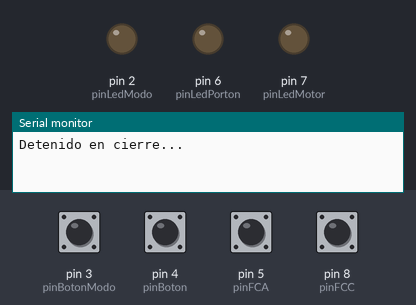
Simulated run of this sketch. Board: Arduino Uno, built with avr-gcc and run on an emulated ATmega328P. Shown: output pins drawn as LEDs (lit = HIGH), the last lines printed to the serial monitor. The inputs (shaded band) are chosen by the test bench; at power-on: pin 3 (pinBotonModo), pin 4 (pinBoton), pin 5 (pinFCA), pin 8 (pinFCC) HIGH.

Above: at 1.2 s.
1.3 s: pin 4 (pinBoton) pulled LOW for 0.15 s
At 2.6 s:
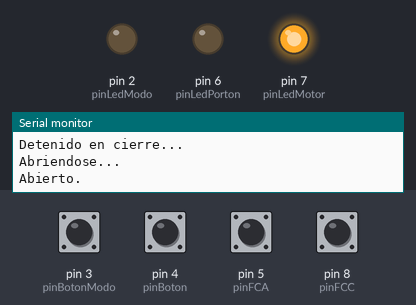
3.0 s: pin 3 (pinBotonModo) pulled LOW for 0.15 s
At 3.4 s:
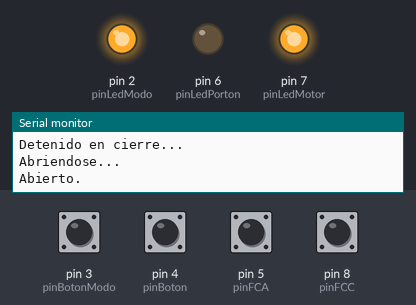
4.6 s: pin 4 (pinBoton) pulled LOW for 1 s
At 6.0 s:
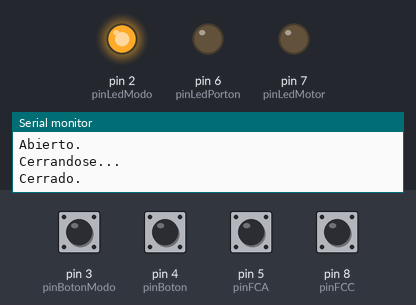
7.1 s: pin 4 (pinBoton) pulled LOW for 0.15 s
At 7.27 s:
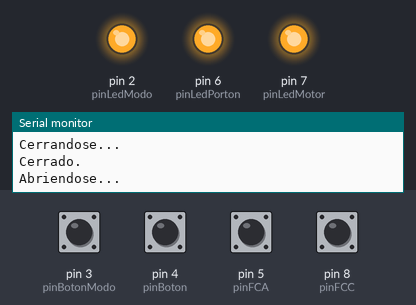
8.8 s: pin 3 (pinBotonModo) pulled LOW for 1 s
At 10.1 s:
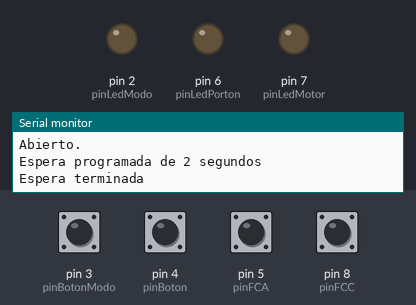
Timing chart, 0 to 11.8 s (numbered marks = the images above; inputs shaded):
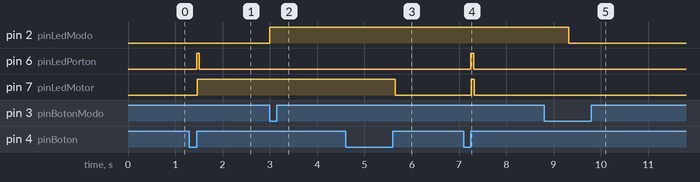

Measured:
- after the input at 1.3 s, pin 6 (pinLedPorton): LOW → HIGH after 0.15 s, → LOW 0.06 s later; pin 7 (pinLedMotor): LOW → HIGH after 0.16 s
- after the input at 3.0 s, pin 2 (pinLedModo): LOW → HIGH at once
- after the input at 4.6 s, pin 7 (pinLedMotor): HIGH → LOW after 1.1 s
- after the input at 7.1 s, pin 6 (pinLedPorton): LOW → HIGH after 0.15 s, → LOW 0.06 s later; pin 7 (pinLedMotor): LOW → HIGH after 0.16 s, → LOW 0.06 s later
- after the input at 8.8 s, pin 2 (pinLedModo): HIGH → LOW after 0.52 s

The sketch:

porton.ino
```cpp
#include <RCSwitch.h>

#define CODIGO 16242856
#define INTERVALO 2000
long dato;
bool estado = false;
bool codigoValido = false;
unsigned long tiempoAnterior;

const int pinBotonModo = 3;     // El número del pin del botón
const int pinLedModo = 2;       // El número del pin del LED
int estadoBotonModo = 0;        // Variable para leer el estado del botón
int estadoBoton = 0;            // Variable para leer el estado del botón
bool modoManual = true;         // Empieza en modo manual
const int pinBoton = 4;         // El número del pin del botón apertura/cierre
const int pinLedPorton = 6;     // El número del pin del LED de dirección
const int pinLedMotor = 7;      // El número del pin del LED de activación del motor
const int pinFCC = 8;           // El número del pin del interruptor FCC
const int pinFCA = 5;           // El número del pin del interruptor FCA
int ultimoEstadoBotonModo = 0;  // Variable para el último estado del botón
int ultimoEstadoBoton = 0;      // Variable para el último estado del botón
bool ledEncendido = false;      // Indica si algún LED está encendido
int estadoGeneral = 3;          // Estado general del portón
int estadoGeneralTemp = 3;      // Estado general del portón
// 0 cerrado
// 1 abierto
// 2 abriéndose
// 3 cerrándose
// 4 detención en apertura
// 5 detención en cierre
unsigned long tiempoInicio = 0;           // Almacena el tiempo en el que el LED fue encendido
const unsigned long duracionLed = 2000;   // Duración del LED encendido en milisegundos
int banderaAntiRebote = 0;

void setup() {
  Serial.begin(9600);
  pinMode(pinBotonModo, INPUT_PULLUP);
  pinMode(pinLedModo, OUTPUT);
  pinMode(pinBoton, INPUT_PULLUP);
  pinMode(pinLedPorton, OUTPUT);
  pinMode(pinLedMotor, OUTPUT);
  pinMode(pinFCC, INPUT_PULLUP);  // FCC inicialmente HIGH
  pinMode(pinFCA, INPUT_PULLUP);  // FCA inicialmente HIGH
}

void loop() {
  // Leer el estado del botón:
  estadoBotonModo = digitalRead(pinBotonModo);

  // Comprobar si el botón está presionado y si el estado ha cambiado, alternar el modo
  if (estadoBotonModo == LOW && banderaAntiRebote == 0) {
    modoManual = !modoManual;
    banderaAntiRebote = 1;
  }
  if (estadoBotonModo == HIGH) {
    banderaAntiRebote = 0;
  }

  if (modoManual) {
    digitalWrite(pinLedModo, LOW);
    funcionModoManual();
  } else {
    digitalWrite(pinLedModo, HIGH);
    funcionModoTemporizado();
  }

  // Guardar el estado actual como el último estado, para la próxima vez
  ultimoEstadoBotonModo = estadoBotonModo;
}

void funcionModoTemporizado() {
  // Leer el estado del botón
  if(estadoGeneral == 4)
      {
        digitalWrite(pinLedMotor, HIGH);
        Serial.println("Cerrandose...");
        estadoGeneral = 3;
      }
  estadoBoton = digitalRead(pinBoton);

  if (estadoBoton != ultimoEstadoBoton || dato==CODIGO) {
    if (estadoBoton == HIGH || dato==CODIGO) {
      switch (estadoGeneral) {
        case 0: // Cerrado
          digitalWrite(pinLedPorton, HIGH);
          delay(10);
          digitalWrite(pinLedMotor, HIGH);
          Serial.println("Abriendose...");
          estadoGeneral = 2;
          break;
        case 1: // Abierto
          digitalWrite(pinLedMotor, HIGH);
          Serial.println("Cerrandose...");
          estadoGeneral = 3;
          break;
        case 2: // Abriéndose
          digitalWrite(pinLedPorton, LOW);
          delay(10);
          digitalWrite(pinLedMotor, LOW);
          Serial.println("Detenido en apertura...");
          estadoGeneral = 1;
          break;
        case 3: // Cerrándose
          digitalWrite(pinLedPorton, LOW);
          delay(10);
          digitalWrite(pinLedMotor, LOW);
          Serial.println("Detenido en cierre...");
          estadoGeneral = 5;
          break;
        /*case 4: // Detenido en apertura
          digitalWrite(pinLedMotor, HIGH);
          Serial.println("Cerrandose...");
          estadoGeneral = 3;
          break;*/
        case 5: // Detenido en cierre
          digitalWrite(pinLedPorton, HIGH);
          delay(10);
          digitalWrite(pinLedMotor, HIGH);
          Serial.println("Abriendose...");
          estadoGeneral = 2;
          break;
      }

    }

    // Retraso para evitar el rebote
    delay(50);
  }

  // Verificar interruptores de fin de carrera
  if (estadoGeneral == 2 && digitalRead(pinFCA) == HIGH) {
    Serial.println("Abierto.");
    digitalWrite(pinLedPorton, LOW);
    delay(10);
    digitalWrite(pinLedMotor, LOW);
    Serial.println("Espera programada de 2 segundos");
    delay(duracionLed);
    Serial.println("Espera terminada");
    estadoGeneral = 4;
    //estadoBoton != estadoBoton;
  }

  if (estadoGeneral == 3 && digitalRead(pinFCC) == HIGH) {
    Serial.println("Cerrado.");
    digitalWrite(pinLedMotor, LOW);
    estadoGeneral = 0;
  }

  // Guardar el estado actual como el último estado, para la próxima vez
  ultimoEstadoBoton = estadoBoton;
}

void funcionModoManual() {
  // Leer el estado del botón
  estadoBoton = digitalRead(pinBoton);

  if (estadoBoton != ultimoEstadoBoton || dato == CODIGO) {
    if (estadoBoton == HIGH || dato == CODIGO) {
      switch (estadoGeneral) {
        case 0: // Cerrado
          digitalWrite(pinLedPorton, HIGH);
          delay(10);
          digitalWrite(pinLedMotor, HIGH);
          Serial.println("Abriendose...");
          estadoGeneral = 2;
          break;
        case 1: // Abierto
          digitalWrite(pinLedMotor, HIGH);
          Serial.println("Cerrandose...");
          estadoGeneral = 3;
          break;
        case 2: // Abriéndose
          digitalWrite(pinLedPorton, LOW);
          delay(10);
          digitalWrite(pinLedMotor, LOW);
          Serial.println("Detenido en apertura...");
          estadoGeneral = 4;
          break;
        case 3: // Cerrándose
          digitalWrite(pinLedMotor, LOW);
          Serial.println("Detenido en cierre...");
          estadoGeneral = 5;
          break;
        case 4: // Detenido en apertura
          digitalWrite(pinLedMotor, HIGH);
          Serial.println("Cerrandose...");
          estadoGeneral = 3;
          break;
        case 5: // Detenido en cierre
          digitalWrite(pinLedPorton, HIGH);
          delay(10);
          digitalWrite(pinLedMotor, HIGH);
          Serial.println("Abriendose...");
          estadoGeneral = 2;
          break;
      }
    }

    // Retraso para evitar el rebote
    delay(50);
  }

  // Verificar interruptores de fin de carrera
  if (estadoGeneral == 2 && digitalRead(pinFCA) == HIGH) {
    Serial.println("Abierto.");
    digitalWrite(pinLedPorton, LOW);
    estadoGeneral = 1;
  }

  if (estadoGeneral == 3 && digitalRead(pinFCC) == HIGH) {
    Serial.println("Cerrado.");
    digitalWrite(pinLedMotor, LOW);
    estadoGeneral = 0;
  }

  // Guardar el estado actual como el último estado, para la próxima vez
  ultimoEstadoBoton = estadoBoton;
}
```
